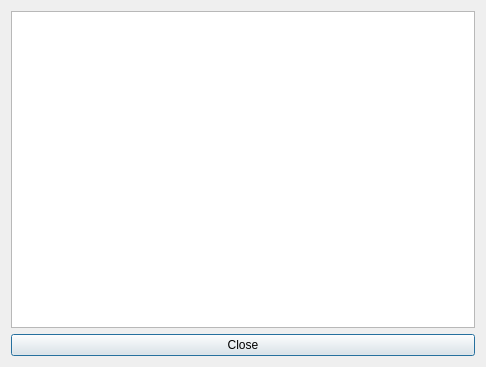
<?xml version="1.0" encoding="UTF-8"?>
<ui version="4.0">
 <class>HelpWindow</class>
 <widget class="QDialog" name="HelpWindow">
  <property name="geometry">
   <rect>
    <x>0</x>
    <y>0</y>
    <width>486</width>
    <height>367</height>
   </rect>
  </property>
  <property name="windowTitle">
   <string>Help</string>
  </property>
  <layout class="QVBoxLayout" name="verticalLayout">
   <item>
    <widget class="QTextEdit" name="helpView">
     <property name="readOnly">
      <bool>true</bool>
     </property>
    </widget>
   </item>
   <item>
    <widget class="QPushButton" name="closeButton">
     <property name="text">
      <string>Close</string>
     </property>
    </widget>
   </item>
  </layout>
 </widget>
 <resources/>
 <connections>
  <connection>
   <sender>closeButton</sender>
   <signal>clicked()</signal>
   <receiver>HelpWindow</receiver>
   <slot>accept()</slot>
   <hints>
    <hint type="sourcelabel">
     <x>157</x>
     <y>339</y>
    </hint>
    <hint type="destinationlabel">
     <x>160</x>
     <y>365</y>
    </hint>
   </hints>
  </connection>
 </connections>
</ui>
